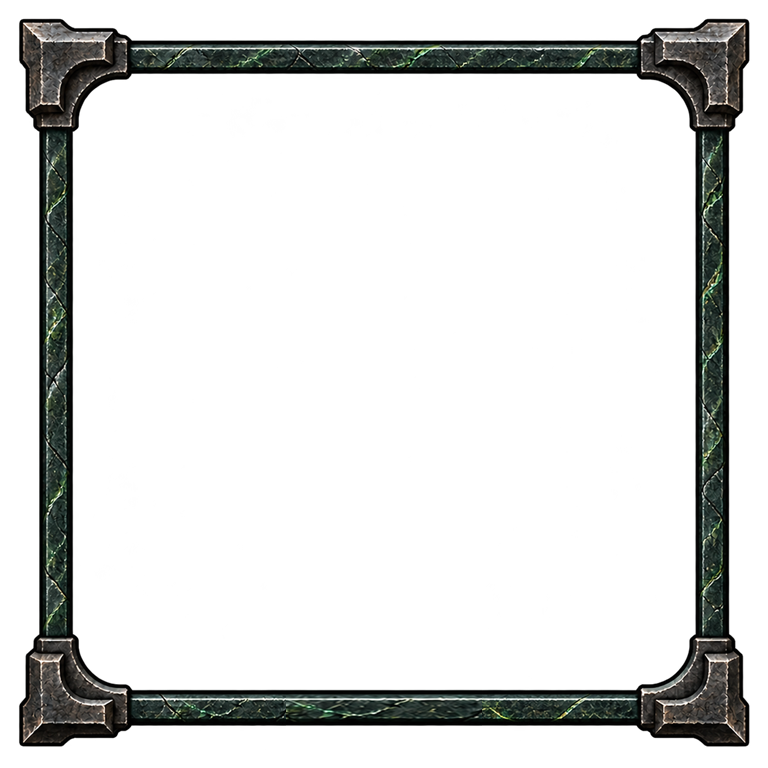
#> input picture client/src/assets/ui/game-card-frame-uncommon.png, 768 x 768 px, found by its file name; its folder holds 4 pictures in this run
$ python split_game_card_frames.py
#> lines starting #> are read from the running program, lines starting #| are printed output that depends on the picture; after the words box and inside, x2 and y2 are one past the last pixel; in counts of white or black regions, pixels touching at a corner belong together
from pathlib import Path

from PIL import Image, ImageDraw


ASSET_DIR = Path("client/src/assets/ui")

# Coordinates are measured on the canonical 768x768 source artwork.
# The cleared region removes the complete center ornament; the rail is rebuilt
# from an untouched segment of the same frame so color and material stay exact.
SPECS = {
    "uncommon": {
        "clear": (286, 638, 482, 768),
        "rail_y": (688, 727),
        "rail_source": (180, 688, 286, 727),
    },
    "rare": {
        "clear": (330, 650, 438, 768),
        "rail_y": (682, 728),
        "rail_source": (205, 682, 313, 728),
        "ornament_crop": (330, 650, 438, 768),
        "ornament_polygon": [(54, 8), (104, 59), (54, 116), (4, 59)],
    },
    "epic": {
        "clear": (330, 646, 438, 768),
        "rail_y": (681, 731),
        "rail_source": (205, 681, 313, 731),
        "ornament_crop": (330, 646, 438, 768),
        "ornament_polygon": [(54, 8), (104, 55), (54, 96), (4, 55)],
    },
    "unique": {
        "clear": (270, 580, 498, 768),
        "rail_y": (646, 695),
        "rail_source": (165, 646, 270, 695),
    },
}


def rebuild_frame(name: str, spec: dict) -> None:
    path = ASSET_DIR / f"game-card-frame-{name}.png"
    image = Image.open(path).convert("RGBA")
    clear_left, clear_top, clear_right, clear_bottom = spec["clear"]
    rail_top, rail_bottom = spec["rail_y"]

    transparent = Image.new("RGBA", (clear_right - clear_left, clear_bottom - clear_top))
    image.paste(transparent, (clear_left, clear_top))

    rail = image.crop(spec["rail_source"])
    rail = rail.resize((clear_right - clear_left, rail_bottom - rail_top), Image.Resampling.LANCZOS)
    image.alpha_composite(rail, (clear_left, rail_top))
    image.save(path, optimize=True)


def extract_polygon_ornament(name: str, spec: dict) -> None:
    original = Image.open(ASSET_DIR / f"game-card-frame-{name}.png").convert("RGBA")
    crop = original.crop(spec["ornament_crop"])
    mask = Image.new("L", crop.size, 0)
    ImageDraw.Draw(mask).polygon(spec["ornament_polygon"], fill=255)
    alpha = Image.composite(crop.getchannel("A"), Image.new("L", crop.size, 0), mask)
    crop.putalpha(alpha)
    bbox = crop.getbbox()
    if bbox:
        crop = crop.crop(bbox)
    crop.save(ASSET_DIR / f"game-card-ornament-{name}.png", optimize=True)


for rarity, config in SPECS.items():
    if "ornament_crop" in config:
        extract_polygon_ornament(rarity, config)
#> pass 2 of the loop `for rarity, config in SPECS.items():`:
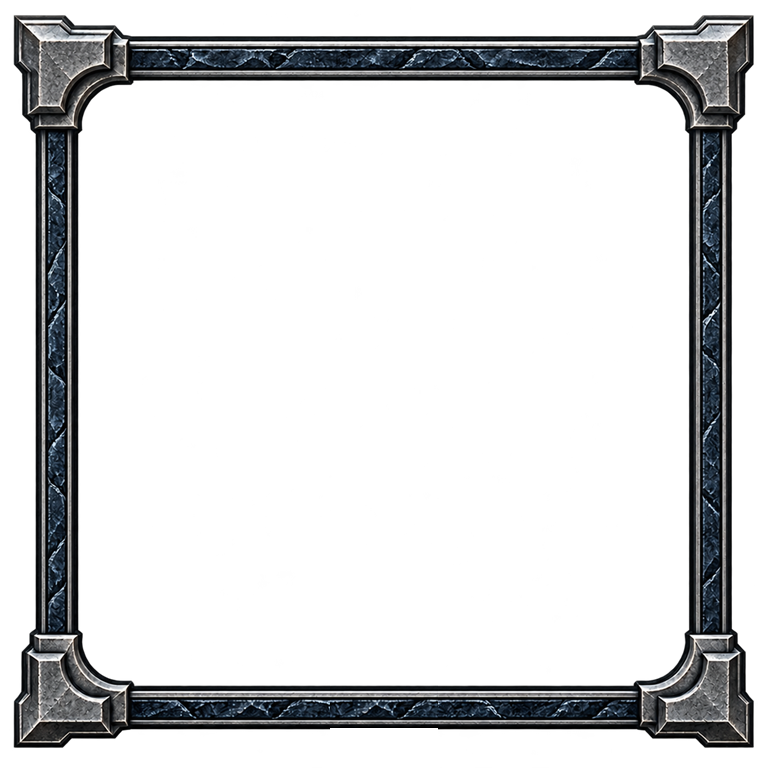
#> input picture client/src/assets/ui/game-card-frame-rare.png, 768 x 768 px, found by its file name
#> in extract_polygon_ornament, original is the input picture: PIL image 768x768 RGBA; mean R, G, B, A 14.3, 15.1, 16.1, 54.8
#> in extract_polygon_ornament, `ImageDraw.Draw(mask).polygon(spec["ornament_polygon"], fill=255)`:
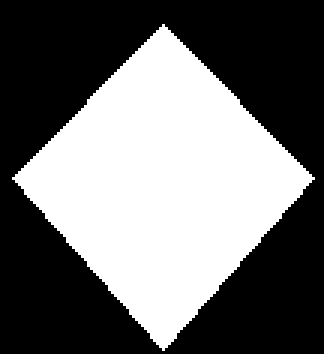
#> mask: PIL image 108x118 L (shown 3 times larger); 43.2% white; 1 white region, box (x1, y1, x2, y2) and area: (4, 8, 105, 117) 5509
#> bbox = (4, 33, 105, 78)
#> pass 3 of the loop `for rarity, config in SPECS.items():`:
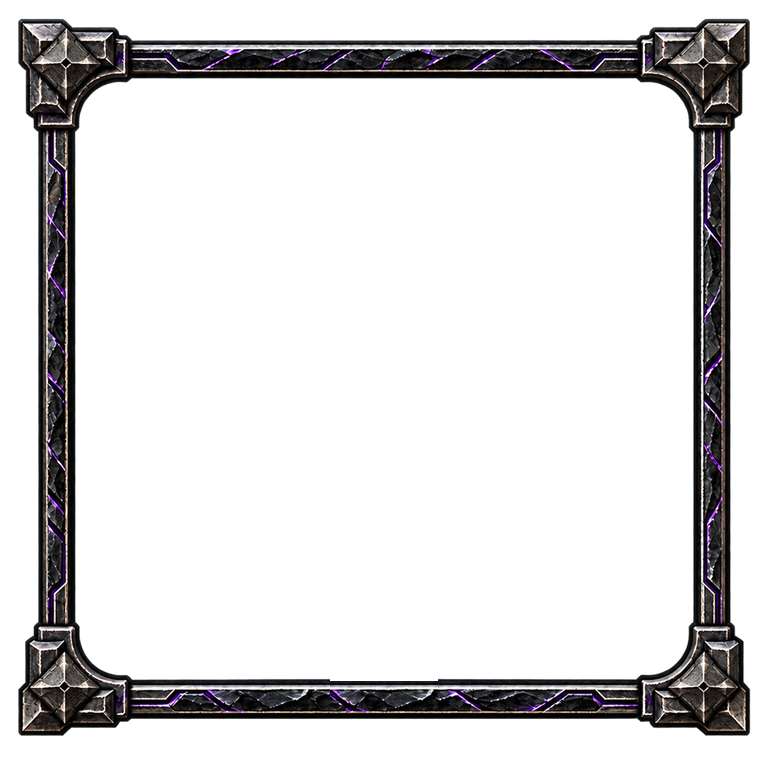
#> input picture client/src/assets/ui/game-card-frame-epic.png, 768 x 768 px, found by its file name
#> in extract_polygon_ornament, original is the input picture: PIL image 768x768 RGBA; mean R, G, B, A 11.9, 11, 11.4, 48
#> in extract_polygon_ornament (call 2), `ImageDraw.Draw(mask).polygon(spec["ornament_polygon"], fill=255)`:
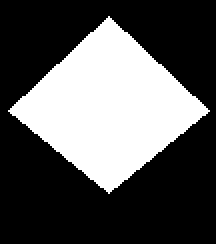
#> mask: PIL image 108x122 L (shown 2 times larger); 34.1% white; 1 white region, box (x1, y1, x2, y2) and area: (4, 8, 105, 97) 4489
#> alpha: PIL image 108x122 L
#> bbox = (4, 35, 105, 74)
#> the loop made 4 passes; the first 3 are shown

for rarity, config in SPECS.items():
    rebuild_frame(rarity, config)
#> in rebuild_frame, image is the input picture: PIL image 768x768 RGBA; mean R, G, B, A 8.7, 9.8, 8.7, 44.8
#> in rebuild_frame, `transparent = Image.new("RGBA", (clear_right - clear_left, clear_botto..`: transparent: PIL image 196x130 RGBA; every value is 0
#> in rebuild_frame, `rail = image.crop(spec["rail_source"])`:
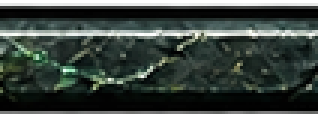
#> rail: PIL image 106x39 RGBA (shown 3 times larger); mean R, G, B, A 39.1, 48.7, 43.6, 230; transparent parts drawn white
#> in rebuild_frame, `rail = rail.resize((clear_right - clear_left, rail_bottom - rail_top),..`:
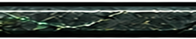
#> rail: PIL image 196x39 RGBA; mean R, G, B, A 38.9, 48.5, 43.4, 230; transparent parts drawn white
#> pass 2 of the loop `for rarity, config in SPECS.items():`:
#> transparent: PIL image 108x118 RGBA; every value is 0
#> in rebuild_frame (call 2), `rail = image.crop(spec["rail_source"])`:
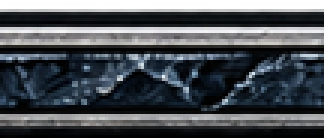
#> rail: PIL image 108x46 RGBA (shown 3 times larger); mean R, G, B, A 53.3, 58.3, 63.8, 231.9; transparent parts drawn white
#> pass 3 of the loop `for rarity, config in SPECS.items():`:
#> transparent: PIL image 108x122 RGBA; every value is 0
#> in rebuild_frame (call 3), `rail = image.crop(spec["rail_source"])`:
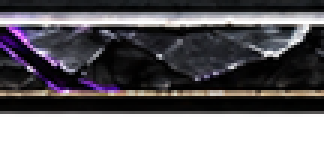
#> rail: PIL image 108x50 RGBA (shown 3 times larger); mean R, G, B, A 44.9, 41.8, 45.6, 190.7; transparent parts drawn white
#> (the run stopped early here; a loop or call above may not have finished)
